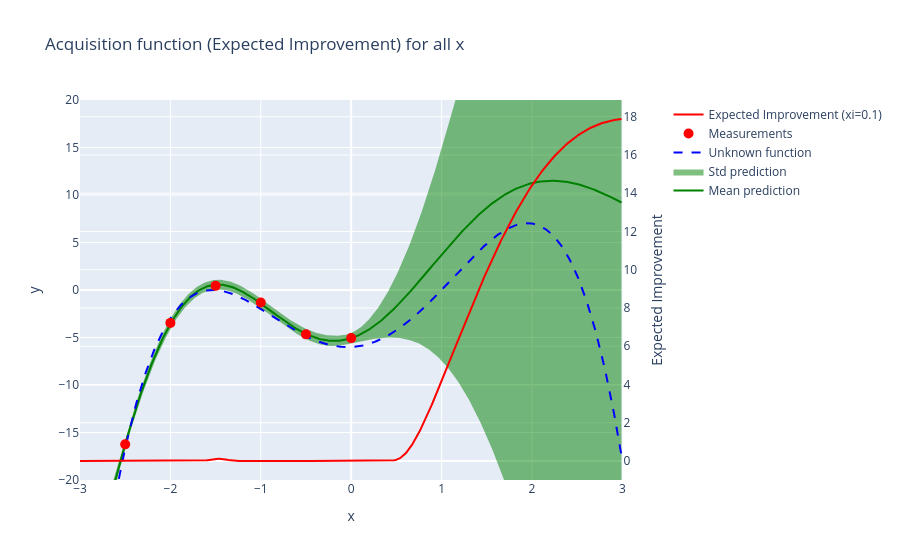

Notebook code cell kept with this figure:
### Code cell
#@title Plot the expected improvement
# Plot acquisition function (EI)
fig = make_subplots(specs=[[{"secondary_y": True}]])
fig.add_trace(go.Scatter(x=xgrid,y=ypred[1,:],mode='lines', line=dict(width=2,color='green'),name='Mean prediction'))
fig.add_trace(go.Scatter(x=xgrid,y=ypred[0,:],mode='lines', line=dict(width=0,color='green'),showlegend=False))
fig.add_trace(go.Scatter(x=xgrid,y=ypred[2,:],mode='lines', line=dict(width=0,color='green'),fill='tonexty',name='Std prediction'))
fig.add_trace(go.Scatter(x=xgrid,y=fgrid,mode='lines',line=dict(dash='dash',color='blue'),name='Unknown function'))
fig.add_trace(go.Scatter(x=xpoints,y=ypoints,mode='markers',marker=dict(size=10,color='red'),name='Measurements'))
fig.add_trace(go.Scatter(x=xgrid,y=eigrid,mode='lines',line=dict(color='red'),name=f'Expected Improvement (xi={xi})'),secondary_y=True)
fig.update_xaxes(range=[-3, 3])
fig.update_yaxes(range=[-20, 20], secondary_y=False)
fig.update_yaxes( secondary_y=True,title_text="Expected Improvement")
fig.update_layout(title="Acquisition function (Expected Improvement) for all x",xaxis_title="x",yaxis_title="y")
fig.show()

### Figure 1 — Plotly figure (JSON) as saved in the notebook; plotly's stock layout.template omitted (floating-point values rounded to 4 significant figures; data arrays with more than 128 entries replaced by an {"elided": "..."} marker saying what was removed)
{"data": [{"line": {"color": "green", "width": 2}, "mode": "lines", "name": "Mean prediction", "type": "scatter", "x": {"elided": "600 float values"}, "y": {"elided": "600 float values"}}, {"line": {"color": "green", "width": 0}, "mode": "lines", "showlegend": false, "type": "scatter", "x": {"elided": "600 float values"}, "y": {"elided": "600 float values"}}, {"fill": "tonexty", "line": {"color": "green", "width": 0}, "mode": "lines", "name": "Std prediction", "type": "scatter", "x": {"elided": "600 float values"}, "y": {"elided": "600 float values"}}, {"line": {"color": "blue", "dash": "dash"}, "mode": "lines", "name": "Unknown function", "type": "scatter", "x": {"elided": "600 float values"}, "y": {"elided": "600 float values"}}, {"marker": {"color": "red", "size": 10}, "mode": "markers", "name": "Measurements", "type": "scatter", "x": [-2.5, -2.0, -1.5, -1.0, -0.5, 0.0], "y": [-16.25, -3.461, 0.4348, -1.322, -4.668, -5.062]}, {"line": {"color": "red"}, "mode": "lines", "name": "Expected Improvement (xi=0.1)", "type": "scatter", "x": {"elided": "600 float values"}, "xaxis": "x", "y": {"elided": "600 float values"}, "yaxis": "y2"}], "layout": {"title": {"text": "Acquisition function (Expected Improvement) for all x"}, "xaxis": {"anchor": "y", "domain": [0, 0.94], "range": [-3, 3], "title": {"text": "x"}}, "yaxis": {"anchor": "x", "domain": [0, 1], "range": [-20, 20], "title": {"text": "y"}}, "yaxis2": {"anchor": "x", "overlaying": "y", "side": "right", "title": {"text": "Expected Improvement"}}}}
